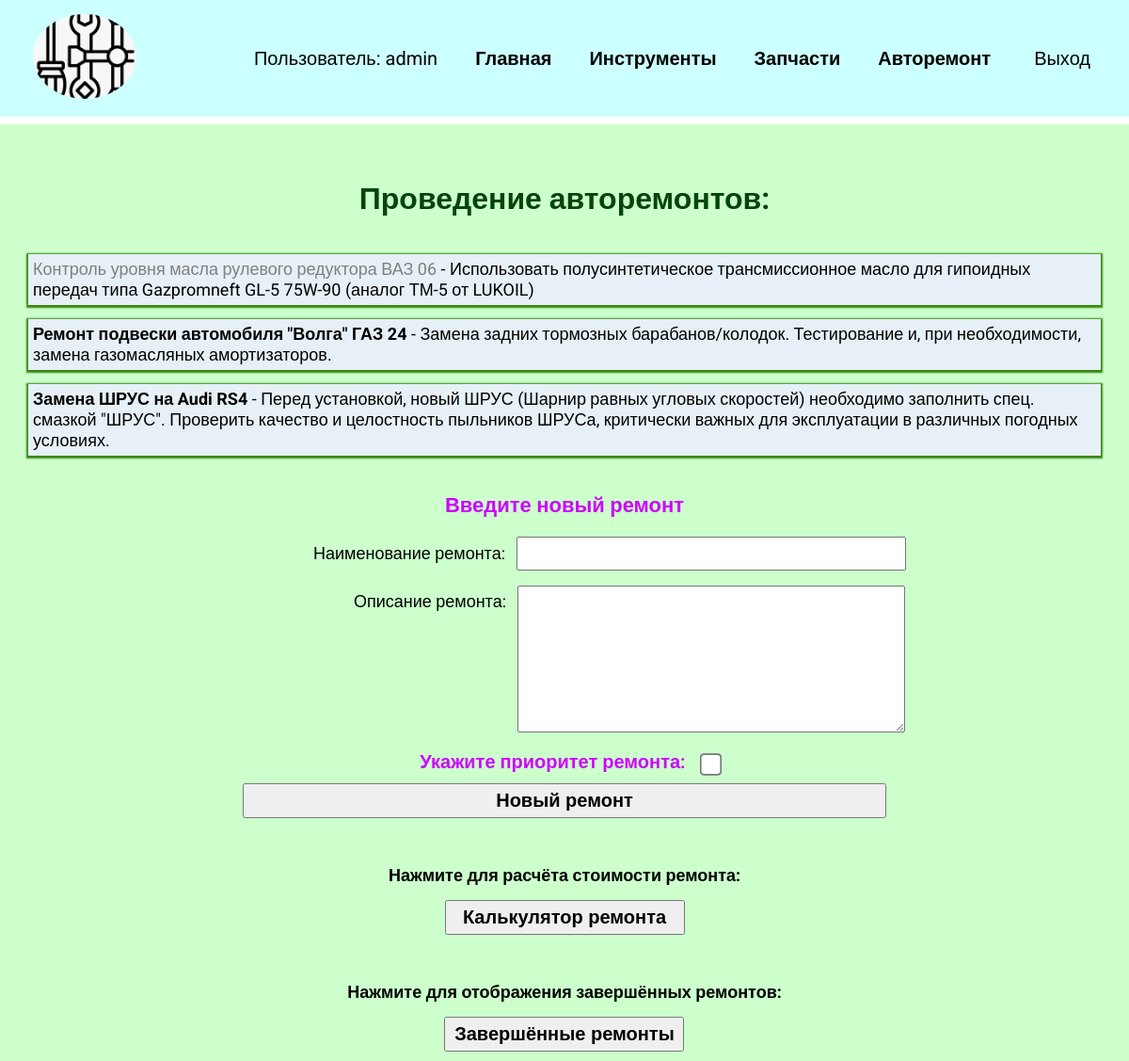
Screenshot of /telog_spparts/current_new_repairs/ (signed in) with the database file from the repository.
### telog_spparts/models.py (models this page shows, shortened)
class Repairs(models.Model):
    title = models.CharField(max_length=100)  # , verbose_name="Наименование ремонта"
    rep_memo = models.TextField(blank=True)  # его описание (записка)
    date_creation = models.DateTimeField(auto_now_add=True)  # Создано
    ready = models.DateTimeField(blank=True, null=True)  # Завершено
    priority_rep = models.BooleanField(default=False)  # Приоритет
    user_performer = models.ForeignKey(  # performer - пользователь_исполнитель
        User,
        on_delete=models.SET_NULL,
        null=True,  # Обязательно для SET_NULL
        blank=True  # Позволяет оставлять поле пустым
    )

### telog_spparts/views.py (the view, shortened to what this page needs)
# urls.py: path('current_new_repairs/', views.current_new_repairs, name='currentnewrepairs'),
@login_required
def current_new_repairs(request):
    repairs = Repairs.objects.filter(user_performer=request.user, ready__isnull=True)
    if request.method == 'GET':
        return render(request, 'telog_spparts/repairs.html', {'repairs': repairs, 'form_rep': RepairsForm()})

### techlog_tools/forms.py
class RepairsForm(forms.ModelForm):
    class Meta:
        model = Repairs
        fields = ['title', 'rep_memo', 'priority_rep']
        labels = {
            'title': 'Наименование ремонта',
            'rep_memo': 'Описание ремонта',
            'priority_rep': 'Укажите приоритет ремонта',
        }

### telog_spparts/templates/telog_spparts/repairs.html (shortened to what this page needs)
{% extends 'techlog_tools/base.html' %}
{% block content %}
<h1 class="h1reprs">Проведение авторемонтов:</h1>
<ul style="list-style-type: none; padding-left: 0;">
    {% for repair in repairs %}
    <li>
        <a href="{% url 'viewrepair' repair.id %}">
            {% if repair.priority_rep %}
            <b>{{ repair.title }}</b>
            {% else %}
            <p class="cvgrey">{{ repair.title }}</p>
            {% endif %}
            {% if repair.rep_memo %}
                - {{ repair.rep_memo }}
            {% endif %}
        </a>
    </li>
    {% endfor %}
</ul>
<form method="post" class="repairs">
    <h4 class="title_rep_h4">Введите новый ремонт</h4>
    {{ form_rep }}
    <button class="btn">Новый ремонт</button>
</form>
{% if user.is_authenticated %}
    <form action="{% url 'calculate' %}" method="post" class="repairs">
        <b>Нажмите для расчёта стоимости ремонта:</b>
        <button type="submit" class="btn">Калькулятор ремонта</button>
    </form>
{% endif %}
{% if user.is_authenticated %}
    <form action="{% url 'completed_reps' %}" method="post" class="repairs">
        <b>Нажмите для отображения завершённых ремонтов:</b>
        <button type="submit" class="btn">Завершённые ремонты</button>
    </form>
{% endif %}
{% endblock %}

### techlog_tools/templates/techlog_tools/base.html (shortened to what this page needs)
<!DOCTYPE html>
{% load static %}
<html lang="en">
<head>
    <link rel="stylesheet" href="{% static 'css/style.css' %}">
</head>
<body>
<div class="menu">
    <div class="wrap">
        <div class="logo">
            <a href="{% url 'home' %}">
                <img src="{% static 'techlog_tools/car-tools.png' %}" alt="">
            </a>
        </div>
        <ul>
            {% if user.is_authenticated %}
                <li class="logo">Пользователь: {{ user.username }}</li>
                <li><a href="{% url 'home' %}">Главная</a></li>
                <li><a href="{% url 'techlogtools' %}">Инструменты</a></li>
                <li><a href="{% url 'telogspparts' %}">Запчасти</a></li>
                <li><a href="{% url 'currentnewrepairs' %}">Авторемонт</a></li>
                <li>
                    <form action="{% url 'exitappuser' %}" method="post">
                        <button class="exit">Выход</button>
                    </form>
                </li>
            {% else %}
                <li><a href="{% url 'registruser' %}">Зарегистрироваться</a></li>
                <li><a href="{% url 'loginuser' %}">Войти</a></li>
            {% endif %}
        </ul>
    </div>
</div>
<div class="content">
    <div class="wrap">
        {% block content %}
        {% endblock %}
    </div>
</div>
</body>
</html>

### techlog_tools/static/css/style.css (style rules this page uses)
body { font-family: "Roboto", sans-serif; padding: 0; margin: 0; background: #CCFFCC; }
.wrap { max-width: 1200px; margin: 0 auto; padding: 10px 30px; box-sizing: border-box; }
.content h1 { text-align: center; margin: 50px 0 40px; }
.menu ul { display: flex; justify-content: space-around; align-items: center; list-style: none; font-size: 20px; }
.menu li { margin-left: 40px; }
.menu .wrap { display: flex; flex-wrap: wrap; justify-content: space-between; align-items: center; }
.menu { background: #CCFFFF; padding: 5px; border-bottom: 8px solid white; }
.menu a { color: black; font-weight: 600; text-decoration: none; }
a img { width: 110px; height: 90px; object-fit: cover; object-position: center; border-radius: 50%; overflow: hidden; }
.exit { background: transparent; border: none; font-size: 20px; cursor: pointer; }
h1, h3 { color: #04450a; text-align: center; background-color: #CCFFCC; }
.btn { width: 60%; padding: 5px; margin: 10px; font-size: 20px; font-weight: 600; }
.content:has(> .wrap > .repairs) { place-items: center; }
.h1reprs+ul>li { box-shadow: 0 1px 1.5px 2px #3b8713; margin-bottom: 15px; font-size: 18px; background: #e6f0f6; }
.h1reprs+ul>li>a { color: #000; display: block; padding: 5px; text-decoration: none; }
.title_rep_h4 { padding-top: 20px; margin: 20px 0 20px 0; text-align: center; color: rgb(208, 0, 255); font-size: 22px; font-weight: 700; }
.title_rep_h4+div { text-align: center; padding-bottom: 15px; }
.title_rep_h4+div>label[for="id_title"] { display: inline-block; height: 30px; width: 300px; text-align: right; font-size: 18px; padding-right: 8px; }
.title_rep_h4+div>input[id="id_title"] { height: 30px; width: 400px; font-size: 18px; padding-left: 8px; margin: 0; }
.title_rep_h4+div+div { text-align: center; padding-bottom: 15px; }
div>label[for="id_rep_memo"] { display: inline-block; height: 150px; width: 300px; overflow: hidden; white-space: nowrap; text-overflow: ellipsis; text-align: right; font-size: 18px; padding-right: 8px; }
.title_rep_h4+div+div>textarea[id="id_rep_memo"] { height: 150px; width: 400px; font-size: 18px; padding-left: 8px; margin: 0; }
.title_rep_h4+div+div+div { display: flex; justify-content: center; margin-bottom: 5px; position: relative }
div:has(> label[for="id_priority_rep"])>label[for="id_priority_rep"] { display: inline-block; height: 30px; width: 300px; overflow: hidden; white-space: nowrap; text-overflow: ellipsis; text-align: right; font-size: 20px; font-weight: 600; padding-right: 10px; color: rgb(208, 0, 255); }
div:has(> label[for="id_priority_rep"])>input[id="id_priority_rep"] { height: 30px; transform: scale(1.8); margin: 10px; margin-bottom: 0px; margin-top: 0; accent-color: rgb(208, 0, 255); }
div:has(> label[for="id_priority_rep"])+.btn { display: block; margin: 0 auto; }
.cvgrey { display: inline; color: grey; }
.repairs:has(>b+.btn) { display: grid; justify-content: center; text-align: center; margin: auto auto; padding-top: 35px; }
.repairs:has(>b+.btn)>b { display: block; margin-top: 15px; font-size: 18px; }
.repairs:has(>b+.btn)>.btn { margin: auto auto; margin-top: 15px; width: 255px; justify-content: end; }

### rows the page displays
Repairs: title "Контроль уровня масла рулевого редуктора ВАЗ 06", rep_memo "Использовать полусинтетическое трансмиссионное масло для гипоидных передач типа Gazpromneft GL-5 75W-90 (аналог ТМ-5 от LUKOIL)"
Repairs: title "Ремонт подвески автомобиля \"Волга\" ГАЗ 24", rep_memo "Замена задних тормозных барабанов/колодок. Тестирование и, при необходимости, замена газомасляных амортизаторов."
Repairs: title "Замена ШРУС на Audi RS4", rep_memo "Перед установкой, новый ШРУС (Шарнир равных угловых скоростей) необходимо заполнить спец. смазкой \"ШРУС\". Проверить качество и целостность пыльников ШРУСа, критически важных для эксплуатации в различных погодных условиях."

### other values shown
{{ user.username }} "admin"
